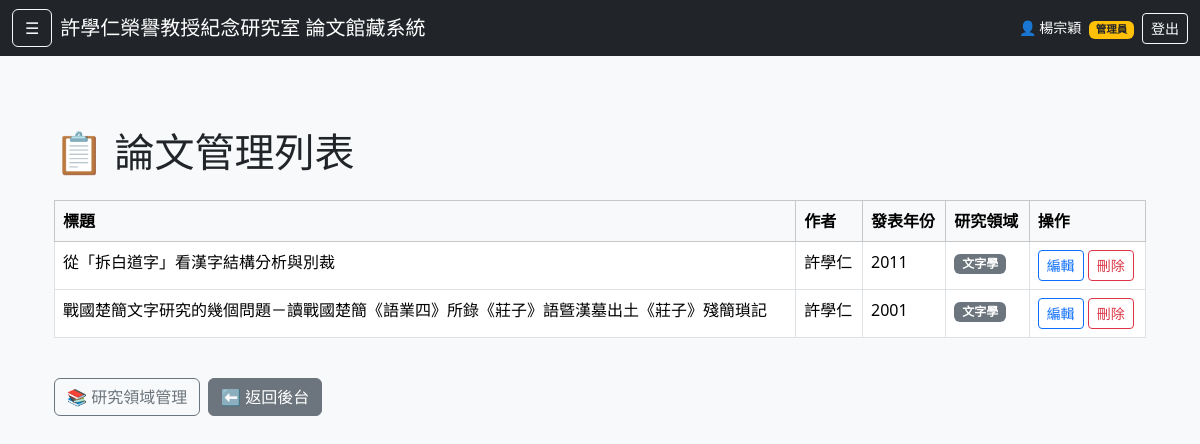
/admin/papers (signed in), run on the app's committed database.
### tables this page shows
CREATE TABLE papers (
    id INTEGER PRIMARY KEY AUTOINCREMENT,
    title TEXT NOT NULL,
    authors TEXT NOT NULL,
    abstract TEXT,
    keywords TEXT,
    source TEXT,
    year INTEGER,
    field TEXT,
    pdf_filename TEXT
, is_physical INTEGER DEFAULT 0, physical_id TEXT);

CREATE TABLE fields (
    id INTEGER PRIMARY KEY AUTOINCREMENT,
    name TEXT UNIQUE NOT NULL
);

### app.py (the view)
@app.route('/admin/papers')
def admin_papers():
    if not session.get('logged_in'):
        flash("⚠️ 請以管理員身份登入以進入後台")
        return redirect(url_for('login'))
    conn = sqlite3.connect(DB_PATH)
    conn.row_factory = sqlite3.Row
    cursor = conn.cursor()
    cursor.execute("SELECT * FROM papers ORDER BY year DESC")
    papers_raw = cursor.fetchall()
    paper_ids = [p['id'] for p in papers_raw]
    paper_fields = {}
    if paper_ids:
        placeholders = ','.join('?' for _ in paper_ids)
        cursor.execute(f"""
            SELECT pf.paper_id, f.name FROM paper_fields pf
            JOIN fields f ON pf.field_id = f.id
            WHERE pf.paper_id IN ({placeholders})
        """, paper_ids)
        for row in cursor.fetchall():
            paper_fields.setdefault(row['paper_id'], []).append(row['name'])
    papers = []
    for p in papers_raw:
        paper = dict(p)
        paper['fields'] = paper_fields.get(p['id'], [])
        papers.append(paper)
    conn.close()
    return render_template('admin_papers_page.html', papers=papers)

### templates/admin_papers_page.html (shortened to what this page needs)
<!DOCTYPE html>
<html lang="zh-Hant">
{% extends "base.html" %}
{% block content %}
<body class="bg-light">
<div class="container py-5">
    <h1 class="mb-4">📋 論文管理列表</h1>
    {% if papers|length > 0 %}
    <div class="table-responsive">
        <table class="table table-bordered table-hover bg-white">
            <thead class="table-light">
                <tr>
                    <th>標題</th>
                    <th>作者</th>
                    <th>發表年份</th>
                    <th>研究領域</th>
                    <th>操作</th>
                </tr>
            </thead>
            <tbody>
                {% for paper in papers %}
                <tr>
                    <td>{{ paper['title'] }}</td>
                    <td>{{ paper['authors'] }}</td>
                    <td>{{ paper['year'] }}</td>
                    <td>
                        {% if paper['fields'] %}
                            {% for field in paper['fields'] %}
                                <span class="badge bg-secondary me-1">{{ field }}</span>
                            {% endfor %}
                        {% else %}
                            <span class="text-muted">－</span>
                        {% endif %}
                    </td>
                    <td>
                        <a href="/edit/{{ paper['id'] }}" class="btn btn-sm btn-outline-primary">編輯</a>
                        <a href="/delete/{{ paper['id'] }}" class="btn btn-sm btn-outline-danger" onclick="return confirm('確定要刪除這筆論文嗎？')">刪除</a>
                    </td>
                </tr>
                {% endfor %}
            </tbody>
        </table>
    </div>
    {% else %}
        <div class="alert alert-warning">目前尚無論文資料。</div>
    {% endif %}
<div class="d-flex justify-content-start gap-2 mt-4">
    <a href="{{ url_for('manage_categories') }}" class="btn btn-outline-secondary">
        📚 研究領域管理
    </a>
    <a href="{{ url_for('admin') }}" class="btn btn-secondary">
        ⬅ 返回後台
    </a>
</div>
</div>
</body>
{% endblock %}

### templates/base.html (style rules this page uses)
body { padding-top: 56px; }

### data on the page
papers: title "從「拆白道字」看漢字結構分析與別裁", authors "許學仁", year "2011"
fields: name "文字學"
papers: title "戰國楚簡文字研究的幾個問題－讀戰國楚簡《語業四》所錄《莊子》語曁漢墓出土《莊子》殘簡瑣記", authors "許學仁", year "2001"

### other printed values
{{ session.get('display_name', session.get('username')) }} "楊宗穎"
